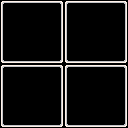

Below is a game level as drawn by its tile map, then a one-line description and the .tmx file that defines it, in full:
An orthogonal 16x16 tile map with 8x8 px tiles, 1 tile layer (Tile Layer 1).

<map version="1.4" tiledversion="1.4.1" orientation="orthogonal" renderorder="right-down" width="16" height="16" tilewidth="8" tileheight="8" infinite="0" nextlayerid="2" nextobjectid="1">
 <tileset firstgid="1" source="Overworld.tsx" />
 <layer id="1" name="Tile Layer 1" width="16" height="16">
  <data encoding="csv">
838,839,839,839,839,839,839,840,838,839,839,839,839,839,839,840,
902,903,903,903,903,903,903,904,902,903,903,903,903,903,903,904,
902,903,903,903,903,903,903,904,902,903,903,903,903,903,903,904,
902,903,903,903,903,903,903,904,902,903,903,903,903,903,903,904,
902,903,903,903,903,903,903,904,902,903,903,903,903,903,903,904,
902,903,903,903,903,903,903,904,902,903,903,903,903,903,903,904,
902,903,903,903,903,903,903,904,902,903,903,903,903,903,903,904,
966,967,967,967,967,967,967,968,966,967,967,967,967,967,967,968,
838,839,839,839,839,839,839,840,838,839,839,839,839,839,839,840,
902,903,903,903,903,903,903,904,902,903,903,903,903,903,903,904,
902,903,903,903,903,903,903,904,902,903,903,903,903,903,903,904,
902,903,903,903,903,903,903,904,902,903,903,903,903,903,903,904,
902,903,903,903,903,903,903,904,902,903,903,903,903,903,903,904,
902,903,903,903,903,903,903,904,902,903,903,903,903,903,903,904,
902,903,903,903,903,903,903,904,902,903,903,903,903,903,903,904,
966,967,967,967,967,967,967,968,966,967,967,967,967,967,967,968
</data>
 </layer>
</map>
